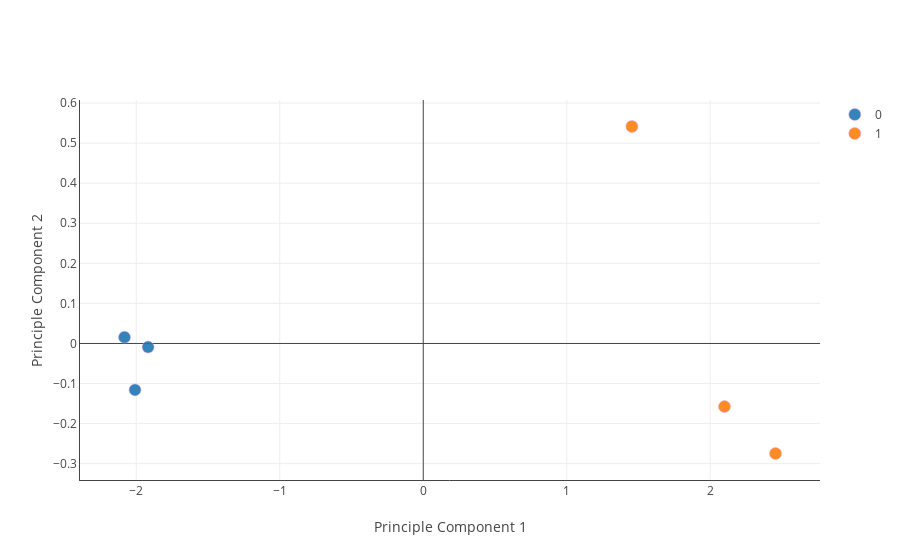

The notebook cell this image was saved under:
### Code cell
file_name = "data/new_dataset_2.txt"
k_value = 2
driver(file_name, k_value)

### Figure 1 — Plotly figure (JSON) as saved in the notebook; plotly's stock layout.template omitted (floating-point values rounded to 4 significant figures)
{"data": [{"marker": {"line": {"color": "rgba(217, 154, 217, 123)", "width": 0.5}, "opacity": 0.9, "size": 12}, "mode": "markers", "name": 0, "type": "scatter", "x": [-2.009, -1.917, -2.082], "y": [-0.1158, -0.009115, 0.01566]}, {"marker": {"line": {"color": "rgba(217, 154, 217, 123)", "width": 0.5}, "opacity": 0.9, "size": 12}, "mode": "markers", "name": 1, "type": "scatter", "x": [1.454, 2.455, 2.099], "y": [0.5415, -0.2746, -0.1576]}], "layout": {"xaxis": {"showline": true, "title": "Principle Component 1"}, "yaxis": {"showline": true, "title": "Principle Component 2"}}}
